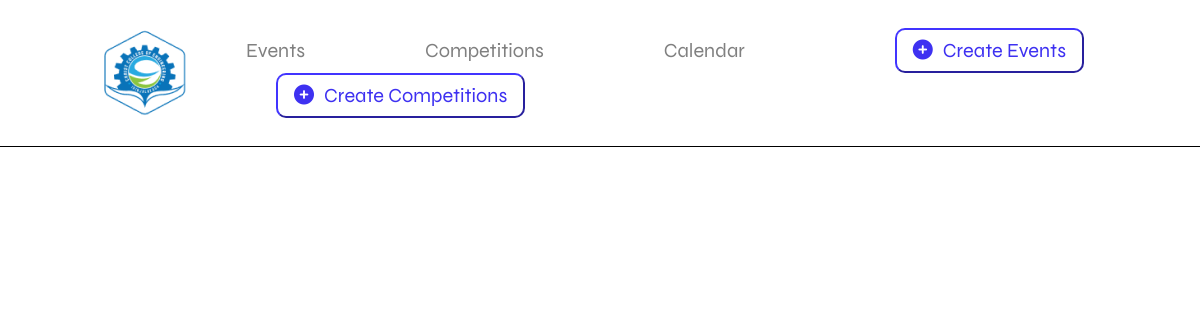
Page /competition/ on the earlier database version.
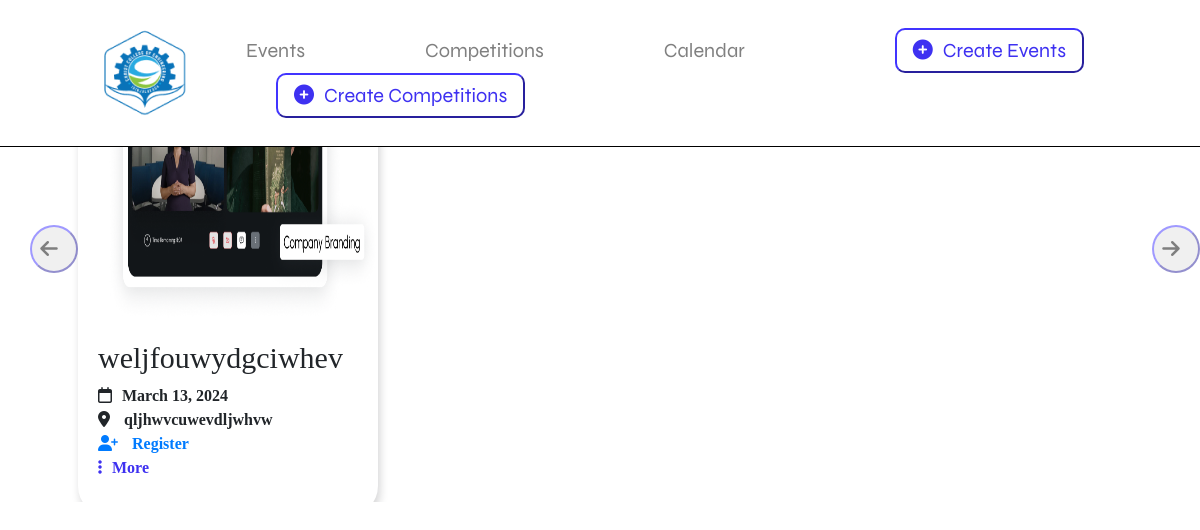
Same page on the later database version.
### eventportalapp/models.py (models this page shows, shortened)
class Competition(models.Model):
    title = models.CharField(max_length=30)
    venue = models.CharField(max_length=30)
    date = models.DateField()
    time = models.CharField(max_length=30)
    desc = models.TextField(default=None)
    img = models.ImageField(upload_to='competition_img')
    dept = models.CharField(max_length=30, choices=DEPARTMENTS, default=None)
    url = models.URLField(null=True, validators=[
                          URLValidator()], max_length=100)

### eventportalapp/views.py (the view)
# urls.py: path("competition/",competition,name="competition"),
def competition(request):
    competition_list = Competition.objects.all()
    context = {
        "competition_lists": competition_list,
    }
    return render(request,"competitions.html",context=context)

### templates/competitions.html (shortened to what this page needs)
{% extends "base.html" %} {% load static %} {% block title %} Competitions {% endblock title %} {% block style %}<link
  rel="stylesheet"
  href="{% static 'index.css' %}"
/>{% endblock style %} {% block head %}{% endblock head %} {% block body %}
<div class="new">
  <h1>Upcoming Competitions</h1>
</div>
<div id="carouselExampleControls" class="carousel">
  <div class="carousel-inner">
    {% for competition in competition_lists %}
    <div class="carousel-item">
      <div class="card">
        <div class="img-wrapper">
          <img
            src="{{ competition.img.url }}"
            class="d-block w-100"
            alt="..."
          />
        </div>
        <div class="card-body">
          <h1 class="head">{{ competition.title }}</h1>
          <ul>
            <li>
              <i class="fa-regular fa-calendar"></i>{{ competition.date }}
            </li>
            <li>
              <i class="fa-solid fa-location-dot"></i> {{ competition.venue }}
            </li>
            <li>
              <a href="{{ competition.url }}"
                ><i class="fa-solid fa-user-plus"></i> Register</a
              >
            </li>
            <li>
              <a
                href="{% url 'eventportalapp:competitiondetail' competition.title %}"
                ><ul class="blue2">
                  <i class="fa-solid fa-ellipsis-vertical"></i
                  >More
                </ul></a
              >
            </li>
          </ul>
        </div>
      </div>
    </div>
    {% endfor %}
  </div>
  <button
    class="carousel-control-prev"
    type="button"
    data-bs-target="#carouselExampleControls"
    data-bs-slide="prev"
  >
    <span class="visually-hidden"
      ><i class="fa-solid fa-arrow-left" style="color: black"></i
    ></span>
  </button>
  <button
    class="carousel-control-next"
    type="button"
    data-bs-target="#carouselExampleControls"
    data-bs-slide="next"
  >
    <span class="visually-hidden"
      ><i class="fa-solid fa-arrow-right" style="color: black"></i
    ></span>
  </button>
</div>
{% endblock body %}

### templates/base.html (shortened to what this page needs)
{% load static %}
<!DOCTYPE html>
<html lang="en" class="scroll-smooth">
  <head>
    <link
      href="https://stackpath.bootstrapcdn.com/bootstrap/4.5.2/css/bootstrap.min.css"
      rel="stylesheet"
    />
    <link
      rel="stylesheet"
      href="https://cdnjs.cloudflare.com/ajax/libs/font-awesome/6.5.1/css/all.min.css"
    />
    <link href="https://fonts.cdnfonts.com/css/gilroy-bold" rel="stylesheet" />
    <link
      href="https://db.onlinewebfonts.com/c/000833a3a58fb083c44b9de42c2ff0a2?family=Gilroy-SemiBold"
      rel="stylesheet"
    />
    <link
      href="https://db.onlinewebfonts.com/c/00d5a78493aed4b11e2584ad7cceee49?family=Gilroy-ExtraBold"
      rel="stylesheet"
    />
    <link
      href="https://db.onlinewebfonts.com/c/1dc8ecd8056a5ea7aa7de1db42b5b639?family=Gilroy-Regular"
      rel="stylesheet"
    />
    <link
      href="https://db.onlinewebfonts.com/c/000833a3a58fb083c44b9de42c2ff0a2?family=Gilroy-SemiBold"
      rel="stylesheet"
    />
    {% block style %}{% endblock style %}
  </head>
  <body>
    <header class="header">
      <a href="#" class="logo"><img src="{% static 'images\cce.png' %}"></a>
      <nav class="navbar">
          <a href="{% url 'eventportalapp:events' %}">Events</a>
          <a href="{% url 'eventportalapp:competition' %}">Competitions</a>
          <a href="{% url 'eventportalapp:calendar' %}">Calendar</a>
          <a href="{% url 'eventportalapp:register' %}"><button type="button" onclick=""><i class="fa-solid fa-circle-plus"></i></i>Create Events</button></a>
          <a href="{% url 'eventportalapp:registercompetition' %}"><button type="button" onclick=""><i class="fa-solid fa-circle-plus"></i></i>Create Competitions</button></a>
      </nav>
    </header>
    {% block body %}{% endblock body %}
  </body>
</html>

### static/index.css (style rules this page uses)
* { margin:0px; padding:0px; box-sizing: border-box; }
body { min-height: 100vh; background-color: rgb(255, 255, 255); width: 100%; }
.header { position: fixed; top:0 px; left:0 px; width: 100%; padding :10px 100px; display: flex; justify-content: space-between; align-items: center; border-bottom: 1px solid black; background-color: white; z-index: 100; }
.logo { width: 100px; height: 125.673px; flex-shrink: 0; }
.navbar a { font-size: 20px; font-family: 'Syne', sans-serif; color: #808080; font-style: normal; font-weight: 400; line-height: normal; text-decoration: none; margin-left: 30px; }
button { color:#3e31f1; padding:8px 16px; border-radius: 10px; border-color: #3e31f1; background-color: white; margin-left: 30px; font-size: 20px; font-weight: 400px; }
i { padding-right: 10px; }
.blue2 { color: #3e31f1 !important; }
.head { font-family: "Gilroy-SemiBold"; margin-top: 70px; font-size: 30px; }
li { font-family: Gilroy-Regular; font-weight: bold; list-style-type: none; }
li a { text-decoration: none; }
.carousel-inner { padding: 1em; position: relative; padding-left: 70px; margin-top: -60px; z-index: 1; }
.card { margin: 0 0.5em; box-shadow: 2px 6px 8px 0 rgba(22, 22, 26, 0.18); border: none; border-radius: 30px; overflow: hidden; position: relative; top: 30px; width: 300px; }
.carousel-control-prev, .carousel-control-next { background-color: #e1e1e1; width: 6vh; height: 6vh; border-radius: 50%; top: 50%; transform: translateY(-50%); }
@media (min-width: 768px) { .carousel-item { margin-right: 0; margin-right: 30px; display: block; } }
@media (min-width: 768px) { .carousel-inner { display: flex; position: relative; } }
.card .img-wrapper { max-width: 100%; height: 13em; display: flex; justify-content: center; align-items: center; }
.card img { height: 350px; border-radius: 30px; }

Differences in the rows shown:
added Competition: img (picture), title "weljfouwydgciwhev", date "March 13, 2024", venue "qljhwvcuwevdljwhvw"
